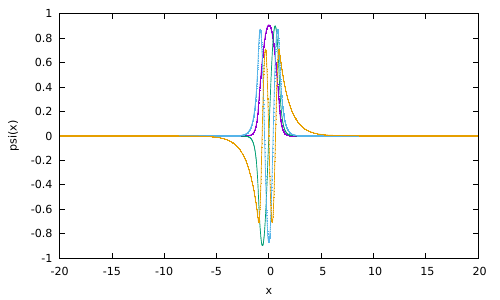

Source code (gnuplot):
set key default
set key top left
set xrange[*:*]
set yrange[*:*]
set xlabel "x"
set ylabel "psi(x)"
set terminal pdf
set output "dat/q2.pdf"


plot "dat/q2_1.dat" w linespoints ps 0.01 notitle,\
    "dat/q2_2.dat" w linespoints ps 0.01 notitle,\
    "dat/q2_3.dat" w linespoints ps 0.01 notitle,\
    "dat/q2_4.dat" w linespoints ps 0.01 notitle,\